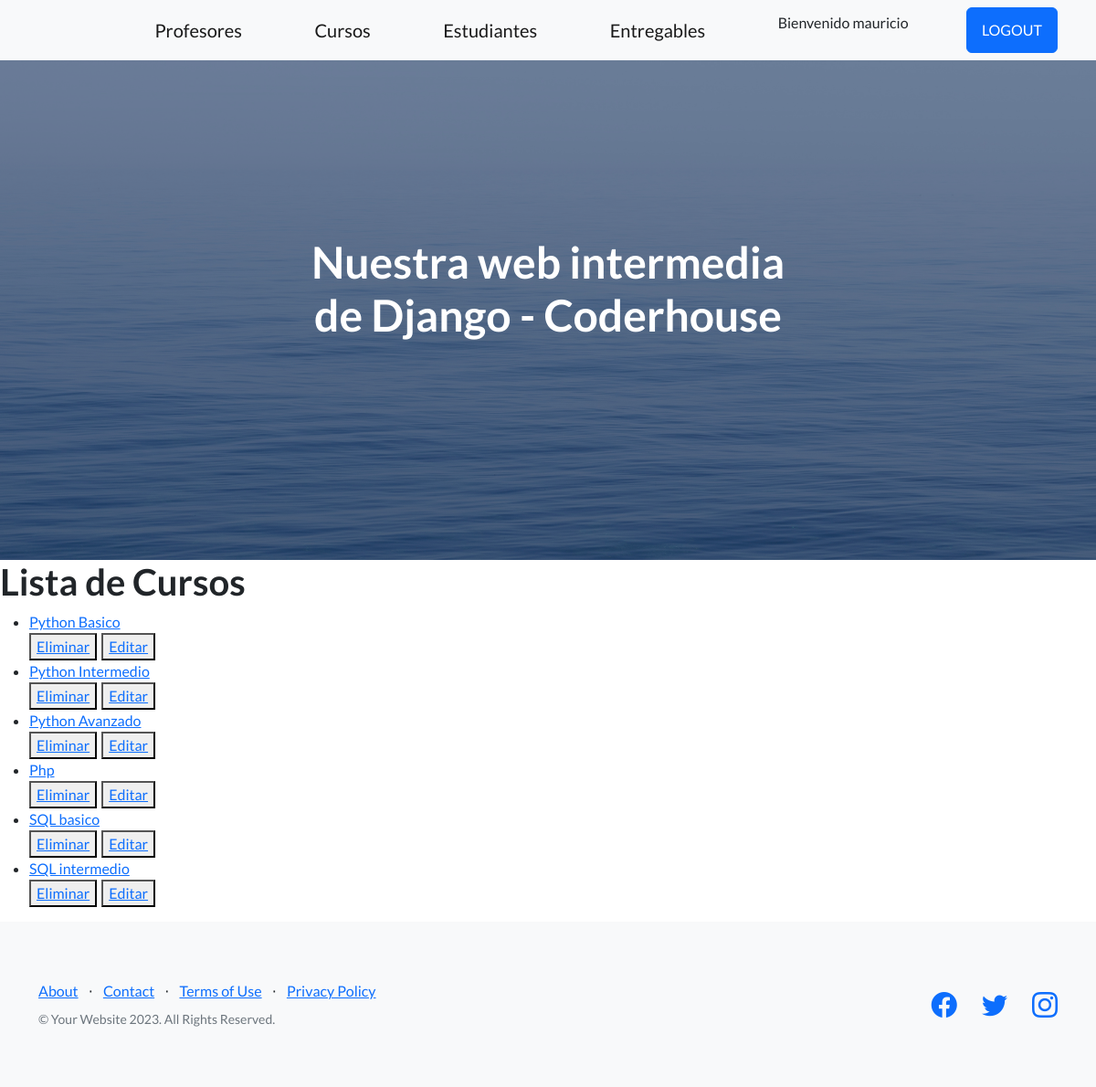
The page /app-coder/listaCursos/ (signed in) on the database as committed earlier.
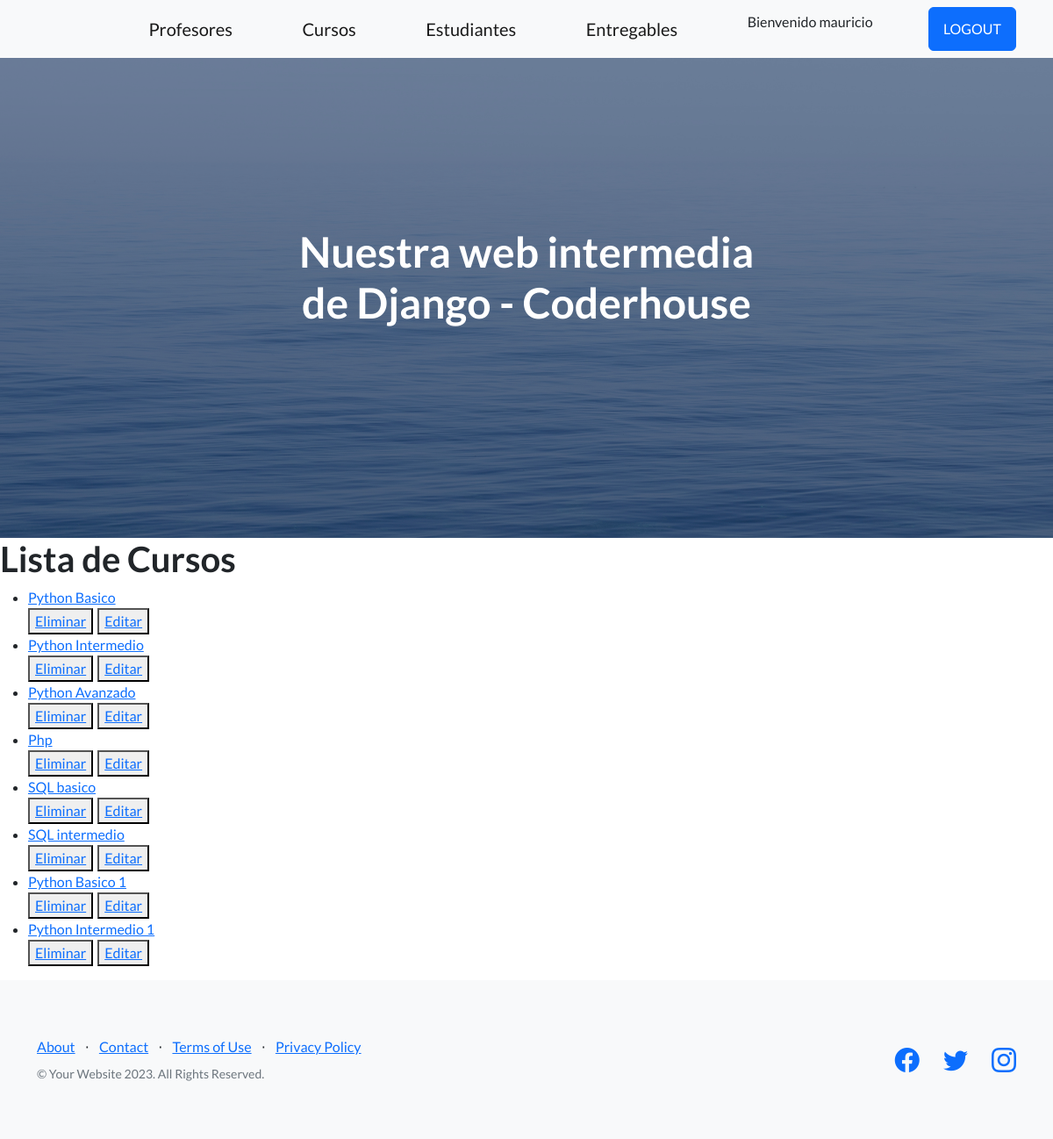
The same page on the database as committed later.
### AppCoder/models.py (models this page shows)
class Curso(models.Model):
  nombre = models.CharField(max_length=50)
  camada = models.IntegerField()
  def __str__(self):
    return f'{self.nombre}'

### AppCoder/views.py (the view)
# urls.py: path('listaCursos/', CursoList.as_view(), name="ListaCursos"),
class CursoList(LoginRequiredMixin, ListView):
  model = Curso
  template_name = 'curso_list.html'
  context_object_name = 'cursos'

### AppCoder/templates/curso_list.html (shortened to what this page needs)
{% extends 'padre.html' %}
{% load static %}
{% block contenidoQueCambia %}
  <h1>Lista de Cursos</h1>
  <ul>
    {% for curso in cursos %}
      <li>
        <a href="{% url 'DetalleCursos' curso.id %}">
          {{ curso }}
        </a>
      </li>
      <div style="display: flex; column-gap: 5px;">
        <button>
          <a href="{% url 'EliminaCursos' curso.id %}">Eliminar</a>
        </button>
        <button>
          <a href="{% url 'ActualizaCursos' curso.id %}">Editar</a>
        </button>
      </div>
    {% endfor %}
  </ul>
{% endblock contenidoQueCambia %}

Rows that differ between the two databases and show on the page:
added Curso: nombre "Python Basico 1"
added Curso: nombre "Python Intermedio 1"
